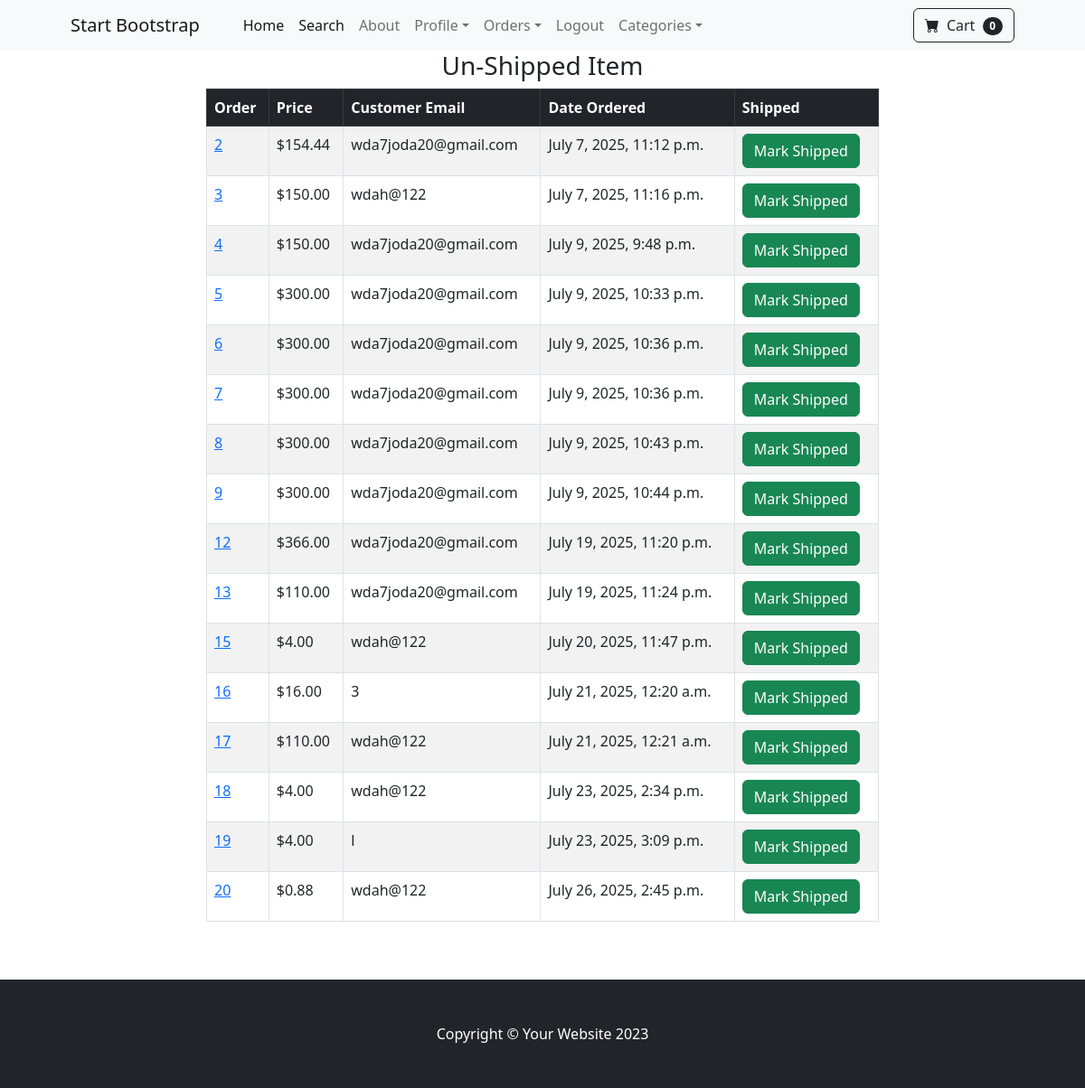
Page /payment/not_shipped_dash (signed in) on the committed database.
### payment/models.py (models this page shows, shortened)
class Order(models.Model):
    user = models.ForeignKey(User, on_delete=models.CASCADE, null=True, blank=True)
    full_name = models.CharField(max_length=250)
    email = models.EmailField(max_length=250)
    shipping_address1 = models.TextField(max_length=15000)
    amount_paid = models.DecimalField(max_digits=7, decimal_places=2)
    date_order = models.DateTimeField(auto_now_add=True)
    shipped = models.BooleanField(default=False)
    date_shipped = models.DateTimeField(blank=True, null=True)

### payment/views.py (the view, shortened to what this page needs)
# urls.py: path('not_shipped_dash', views.not_shipped_dash, name='not_shipped_dash'),
def not_shipped_dash(request):
    if request.user.is_authenticated and request.user.is_superuser:
        orders = Order.objects.filter(shipped=False)
        return render(request, "payment/not_shipped_dash.html", {"orders": orders})
    else:
        messages.success(request, "Access Denied !")
        return redirect('home')

### cart/cart.py (called while the page is built)
    def __len__(self):
        return len(self.cart)

### cart/context_processors.py (called while the page is built)
def cart(request):
    return {'cart': Cart(request)}

### payment/templates/payment/not_shipped_dash.html (shortened to what this page needs)
{% extends 'base.html' %}
{% block content %}
<div class="container">
    <div class="row">
        <center>
            <div class="col-8">
                <h3>Un-Shipped Item</h3>
                <table class="table table-striped table-hover table-bordered">
                    <thead class="table-dark">
                    <tr>
                        <th scope="col">Order</th>
                        <th scope="col">Price</th>
                        <th scope="col">Customer Email</th>
                        <th scope="col">Date Ordered</th>
                        <th scope="col">Shipped</th>
                    </tr>
                    </thead>
                    <tbody>
                    {% for item in orders %}
                    <tr>
                        <td><a href="{% url 'orders' item.id %}">{{ item.id }}</a></td>
                        <td>${{ item.amount_paid }}</td>
                        <td>{{ item.email }}</td>
                        <td>{{ item.date_order }}</td>
                        <td>
                            <form method="POST">
                                <button type="submit" class="btn btn-success btn-sum"> Mark Shipped</button>
                            </form>
                        </td>
                    </tr>
                    {% endfor %}
                    </tbody>
                </table>
                <br/><br/>
            </div>
        </center>
    </div>
</div>
{% endblock %}

### rows in the picture
Order: id "2", amount_paid "154.44", email "wda7joda20@gmail.com", date_order "July 7, 2025, 11:12 p.m."
Order: id "3", amount_paid "150.00", email "wdah@122", date_order "July 7, 2025, 11:16 p.m."
Order: id "4", amount_paid "150.00", email "wda7joda20@gmail.com", date_order "July 9, 2025, 9:48 p.m."
Order: id "5", amount_paid "300.00", email "wda7joda20@gmail.com", date_order "July 9, 2025, 10:33 p.m."
Order: id "6", amount_paid "300.00", email "wda7joda20@gmail.com", date_order "July 9, 2025, 10:36 p.m."
Order: id "7", amount_paid "300.00", email "wda7joda20@gmail.com", date_order "July 9, 2025, 10:36 p.m."
Order: id "8", amount_paid "300.00", email "wda7joda20@gmail.com", date_order "July 9, 2025, 10:43 p.m."
Order: id "9", amount_paid "300.00", email "wda7joda20@gmail.com", date_order "July 9, 2025, 10:44 p.m."
Order: id "12", amount_paid "366.00", email "wda7joda20@gmail.com", date_order "July 19, 2025, 11:20 p.m."
Order: id "13", amount_paid "110.00", email "wda7joda20@gmail.com", date_order "July 19, 2025, 11:24 p.m."
Order: id "15", amount_paid "4.00", email "wdah@122", date_order "July 20, 2025, 11:47 p.m."
Order: id "16", amount_paid "16.00", email "3", date_order "July 21, 2025, 12:20 a.m."
Order: id "17", amount_paid "110.00", email "wdah@122", date_order "July 21, 2025, 12:21 a.m."
Order: id "18", amount_paid "4.00", email "wdah@122", date_order "July 23, 2025, 2:34 p.m."
Order: id "19", amount_paid "4.00", email "l", date_order "July 23, 2025, 3:09 p.m."
Order: id "20", amount_paid "0.88", email "wdah@122", date_order "July 26, 2025, 2:45 p.m."

### other values in the picture
{{ cart|length }} "0"
